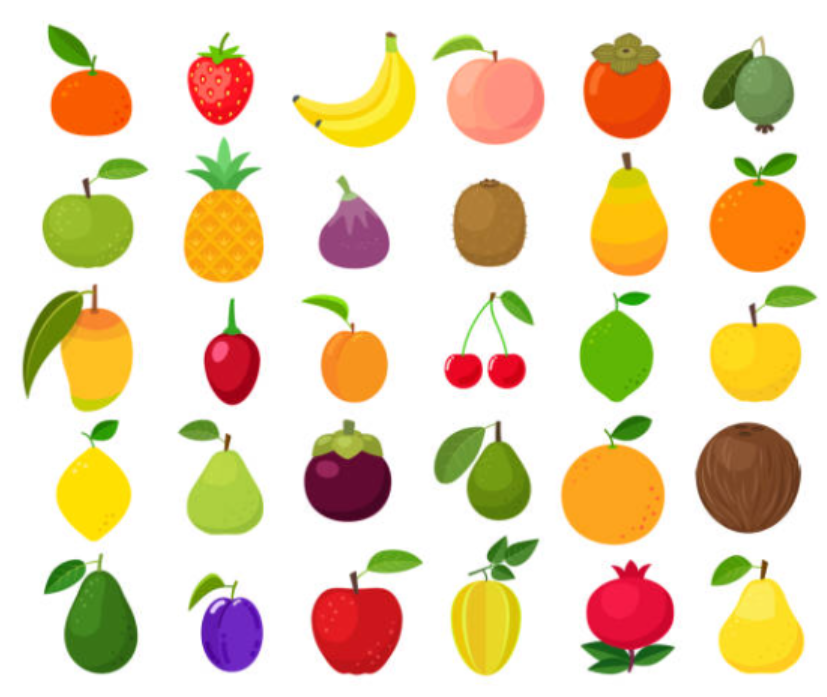
#> input picture frutas.png, 827 x 697 px
$ python Frutas.py
#> lines starting #> are read from the running program, lines starting #| are printed output that depends on the picture; after the words box and inside, x2 and y2 are one past the last pixel; in counts of white or black regions, pixels touching at a corner belong together
import cv2
import numpy as np

# Leer la imagen
img = cv2.imread("frutas.png")
#> img is the input picture: shape (697, 827, 3); mean B, G, R 185.7, 216, 232

# Convertir la imagen al espacio de color HSV
hsv = cv2.cvtColor(img, cv2.COLOR_BGR2HSV)
#> hsv: shape (697, 827, 3); mean H, S, V 26.8, 67.2, 237.7

# Definir el rango inferior y superior para detectar verde
lower_green = np.array([35, 200, 100])  # Hue, Saturación, Brillo mínimos
upper_green = np.array([85, 255, 255])  # Hue, Saturación, Brillo máximos

# Crear una máscara que solo incluya los píxeles dentro del rango
mask = cv2.inRange(hsv, lower_green, upper_green)
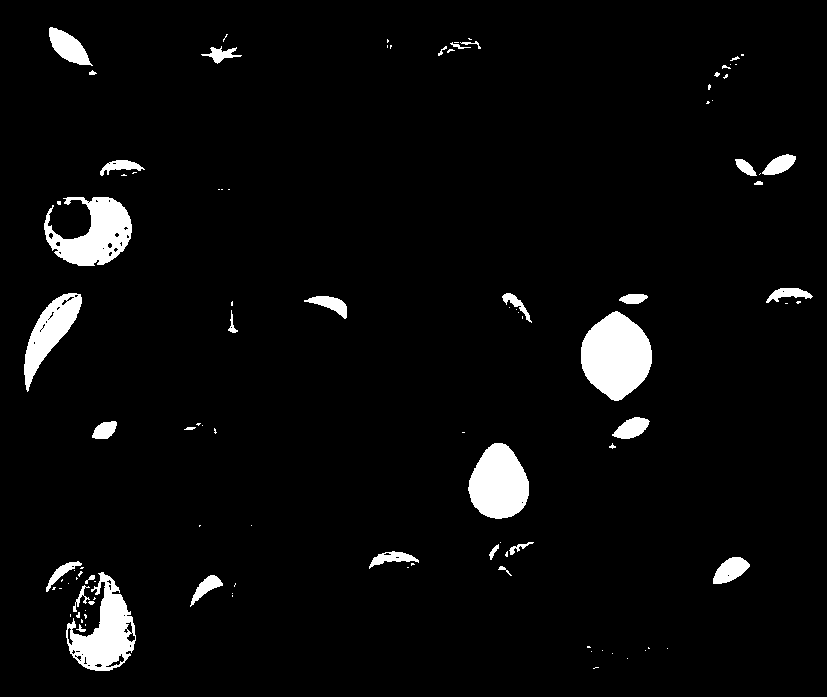
#> mask: shape (697, 827); 4.2% white; 104 white regions (67 under 20 px), largest, box (x1, y1, x2, y2) and area: (581, 311, 652, 401) 4547, (44, 197, 132, 266) 3485, (468, 443, 529, 519) 3410

# Aplicar la máscara a la imagen original
result = cv2.bitwise_and(img, img, mask=mask)
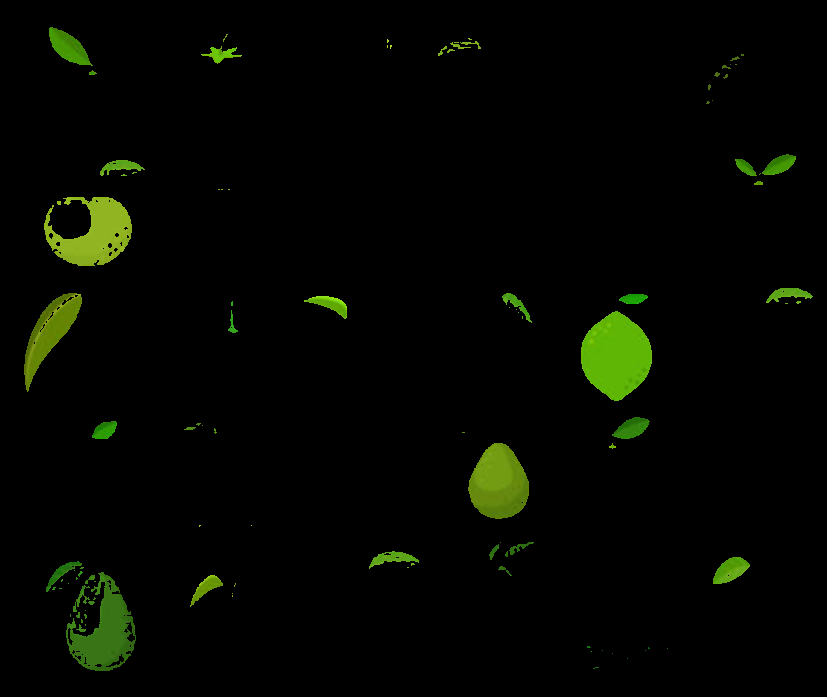
#> result: shape (697, 827, 3); mean B, G, R 0.7, 6.4, 3.9

# Mostrar la imagen original y la imagen con el color detectado
cv2.imshow("Imagen Original", img)
cv2.imshow("Color Detectado", result)
cv2.waitKey(0)
cv2.destroyAllWindows()
